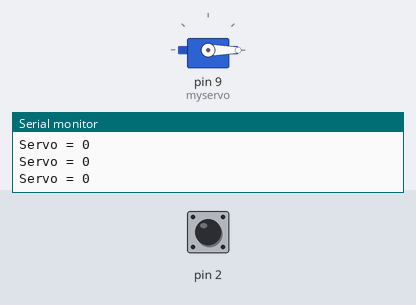
Simulated run of this sketch. Board: Arduino Uno, built with avr-gcc and run on an emulated ATmega328P. Shown: servo, the last lines printed to the serial monitor. The test bench sets the inputs (shaded band); at power-on: pin 2 HIGH.

Above: at 1.2 s.
1.3 s: pin 2 pulled LOW for 0.15 s
At 2.2 s:
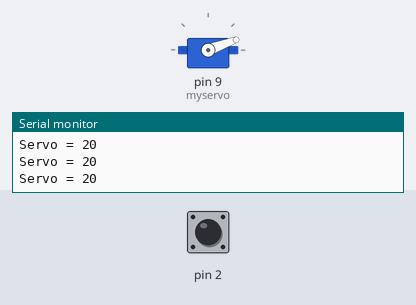
2.9 s: pin 2 pulled LOW for 1 s
At 4.5 s:
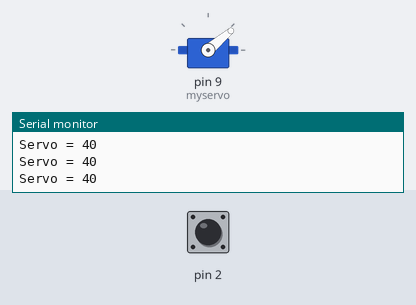
5.4 s: pin 2 pulled LOW for 0.15 s
At 6.7 s:
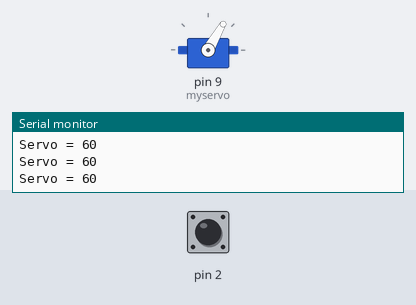
7.0 s: pin 2 pulled LOW for 3.2 s
At 10.6 s:
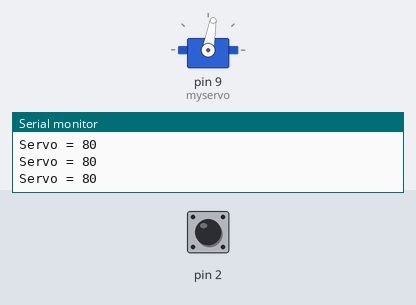
11.7 s: pin 2 pulled LOW for 0.15 s
At 12.4 s:
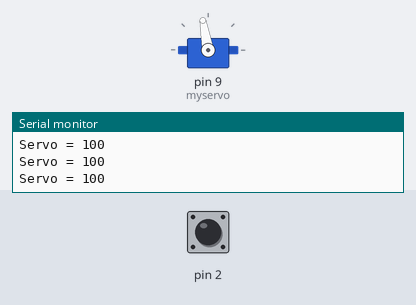
13.3 s: pin 2 pulled LOW for 1 s
At 15.2 s:
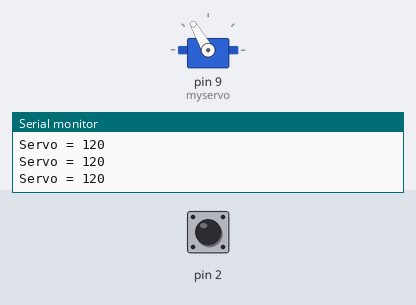
Timing chart, 0 to 16.7 s (numbered marks = the images above; inputs shaded):
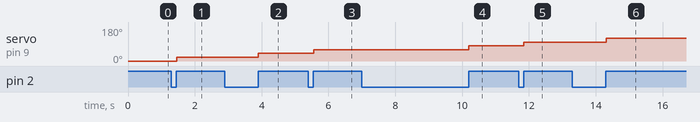

Measured:
- after the input at 1.3 s, servo on pin 9 (myservo): 0° → 20° after 0.15 s
- after the input at 2.9 s, servo on pin 9 (myservo): 20° → 40° after 1.0 s
- after the input at 5.4 s, servo on pin 9 (myservo): 40° → 60° after 0.16 s
- after the input at 7.0 s, servo on pin 9 (myservo): 60° → 80° after 3.2 s
- after the input at 11.7 s, servo on pin 9 (myservo): 80° → 100° after 0.15 s
- after the input at 13.3 s, servo on pin 9 (myservo): 100° → 120° after 1.0 s

The sketch:

Act.7.ino
```cpp
#include <Servo.h>
Servo myservo;
int X = 0;
int lastState = HIGH;
int currentState;
void setup()
{
pinMode(2, INPUT_PULLUP);
myservo.attach(9);
Serial.begin(9600);
}
void loop()
{
currentState = digitalRead(2);
if(lastState == LOW && currentState == HIGH)
{
 X = X+20;
}
myservo.write(X);
Serial.print("Servo = ");
Serial.println(X);
lastState = currentState;
}
```
